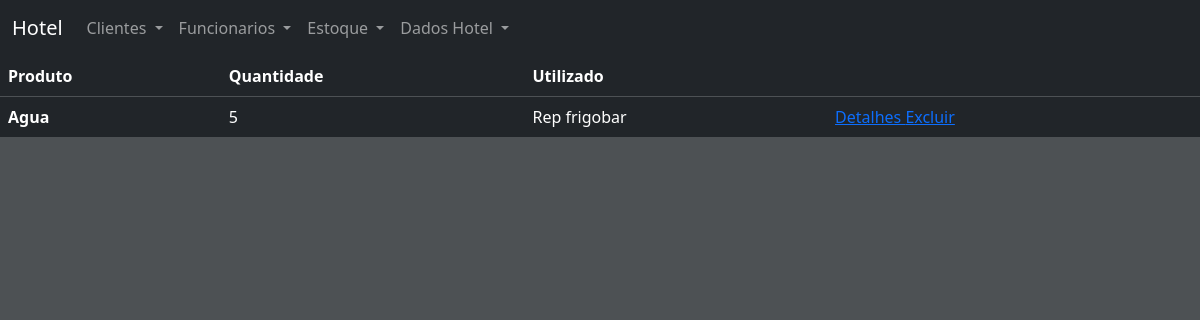
/estoque.php, run on the app's committed database.
### tables this page shows
CREATE TABLE `estoque` (
  `id` int(11) NOT NULL,
  `produto` varchar(255) DEFAULT NULL,
  `quantidade` int(11) DEFAULT NULL,
  `utiliza` varchar(255) DEFAULT NULL
);

### class/classConexao.php (called while the page is built)
<?php
abstract class classConexao {
    protected function conectaDB(){
        try{
            $con = new PDO(
              "mysql: host=localhost; dbname=dbhotel",
              "root",
              "");
            return $con;
        } catch (PDOException $erro) {
            return $erro ->getMessage();
        }
    }
}

### class/classCrud.php (called while the page is built, shortened)
<?php
include 'C:\xampp\htdocs\controleHotel\class\classConexao.php';
class classCrud extends classConexao {
    private $crud;
    private function preparedStatements($query, $parametros){
        $this->crud = $this->conectaDB()->prepare($query);
        $this -> crud -> execute();
    }
    private function countParametros($parametros){
        $this-> contador =count($parametros);
    }
    public function selectDB($campos, $tabela, $condicao, $parametros) {
        $this->preparedStatements("SELECT {$campos} FROM {$tabela} {$condicao}", $parametros );
        return $this-> crud;
    }
}

### estoque.php (the view)
<?php
include_once 'includes/header.php';
include_once 'class/classCrud.php';
?>
<table class="table table-dark table-hover">
  <thead>
    <tr>
      <th scope="col">Produto</th>
      <th scope="col">Quantidade</th>
      <th scope="col">Utilizado</th>
      <th scope="col"> </th>
    </tr>
    <?php
        $crud = new classCrud();
        $bFetch= $crud->selectDB(
           "*",
           "estoque",
           "",
           array()
        );
        while($fetch= $bFetch->fetch(PDO::FETCH_ASSOC)){
            ?>
  </thead>
  <tbody>
    <tr>
      <th scope="row"><?php echo $fetch['produto'];?></th>
            <td><?php echo $fetch['quantidade'];?></td>
            <td><?php echo $fetch['utiliza'];?></td>
            <td> <a href="<?php echo "estoqueDetalhe.php?id={$fetch['id']}"; ?>"> Detalhes  </a>
                 <a href="<?php echo "controllers/controllersEstoqueDelete.php?id={$fetch['id']}"; ?>"> Excluir </a>
            </td>
    </tr>
    <?php
        }
        ?>
  </tbody>
</table>

### style.css (style rules this page uses)
* { margin: 0; padding: 0; box-sizing: border-box; }
body { background: #4d5154; }

### data on the page
estoque: produto "Agua", quantidade "5", utiliza "Rep frigobar"
